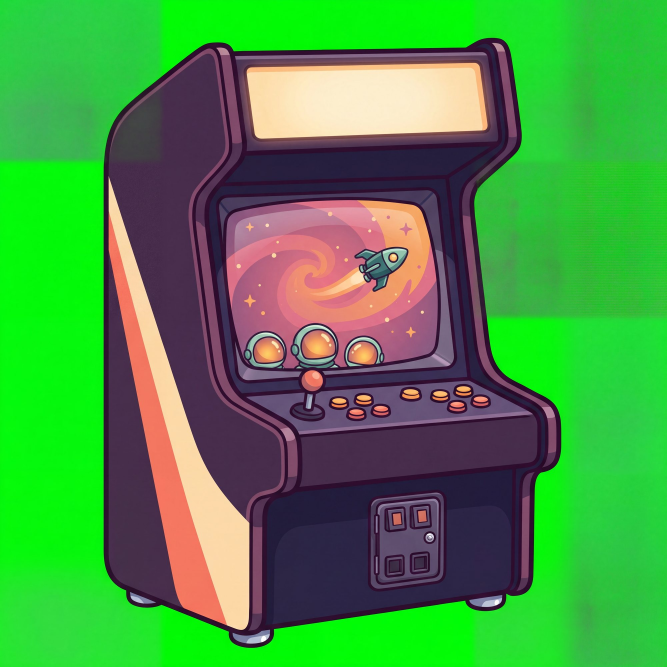
#> input picture art-jobs/refs/26_arcade_hd.jpg, 2000 x 2000 px, given in place of 26_ARCADE_HD.png, which was not available (shown at 1/3 size)
$ python arcade.py ../../../refs/26_arcade_hd.jpg
#> lines starting #> are read from the running program, lines starting #| are printed output that depends on the picture; after the words box and inside, x2 and y2 are one past the last pixel; in counts of white or black regions, pixels touching at a corner belong together; pictures that were not available may be replaced by others from this repository, and a replacement may not be noted
### art-jobs/out/O_brand_screens/src/common.py
"""Shared helpers for Job O: green keying, background plates, MAE and check images."""
import numpy as np
import cv2
from PIL import Image

ROOT = __import__("pathlib").Path(__file__).resolve().parents[4]
RAW = ROOT / "raw_originals"


def load(name):
#> called with name = '26_ARCADE_HD.png'
    return np.asarray(Image.open(RAW / name).convert("RGB")).astype(np.float32)


def gex(img):
    return img[..., 1] - np.maximum(img[..., 0], img[..., 2])


def bg_plate(img, thresh=80, scale=8, sigma=12):
    """Estimate the (uneven) green background everywhere, including behind the subject."""
    h, w = img.shape[:2]
    m = (gex(img) > thresh).astype(np.float32)
    small = cv2.resize(img * m[..., None], (w // scale, h // scale), interpolation=cv2.INTER_AREA)
    ms = cv2.resize(m, (w // scale, h // scale), interpolation=cv2.INTER_AREA)
    for s in (sigma, sigma * 3, sigma * 9):
        num = cv2.GaussianBlur(small, (0, 0), s)
        den = cv2.GaussianBlur(ms, (0, 0), s)[..., None]
        est = num / np.maximum(den, 1e-4)
        if s == sigma:
            out = est.copy(); ok = den[..., 0] > 0.05
        else:
            fill = (~ok) & (den[..., 0] > 0.02)
            out[fill] = est[fill]; ok |= fill
    return cv2.resize(out, (w, h), interpolation=cv2.INTER_LINEAR)


def key(img, plate=None, solid=12):
    """Return (alpha 0..1, unmixed RGB, plate). Alpha from green excess relative to the local plate."""
    if plate is None:
        plate = bg_plate(img)
    g = gex(img)
    gb = np.maximum(gex(plate), 60)
    a = np.clip((gb - g) / (gb - solid), 0, 1)
    a[g <= solid] = 1
    am = np.maximum(a, 1e-3)[..., None]
    fg = (img - (1 - am) * plate) / am
    fg = np.clip(fg, 0, 255)
    # despill: green may not exceed max(R,B)+small where partly transparent
    lim = np.maximum(fg[..., 0], fg[..., 2]) + 18
    edge = a < 0.98
    fg[..., 1] = np.where(edge, np.minimum(fg[..., 1], lim), fg[..., 1])
    return a, fg, plate


# [21 lines left out: functions mae, checks, not called in this run]

### art-jobs/out/O_brand_screens/src/arcade.py
"""26_ARCADE_HD.png -> arcade.svg (cabinet, marquee, screen, coin_door, controls) + standalone screen/marquee SVGs."""
import pathlib, sys
import numpy as np, cv2
from scipy import ndimage as ndi
sys.path.insert(0, str(pathlib.Path(__file__).parent))
from common import load, key
from tracer import trace_layer, mask_path, palette, svg_doc, hexc

OUT = pathlib.Path(__file__).resolve().parents[1]
DEBUG = "--debug" in sys.argv
S = 2
img_full = load("26_ARCADE_HD.png")
H, W = img_full.shape[:2]
#> H = 2000; W = 2000
a_full, fg_full, _ = key(img_full)
#> in bg_plate, `m = (gex(img) > thresh).astype(np.float32)`:
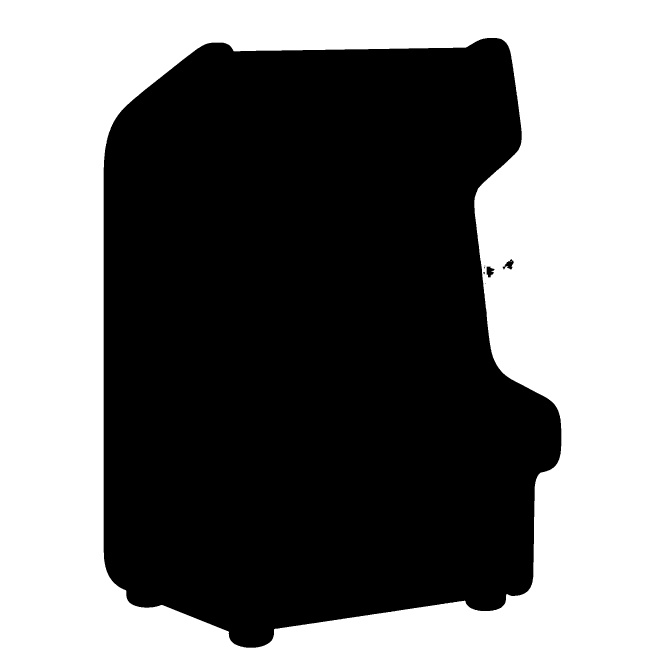
#> m: shape (2000, 2000) float32 (shown at 1/3 size); values 0 (black) and 1 (white), 48.4% white; 2 white regions (1 under 20 px), largest, box (x1, y1, x2, y2) and area: (0, 0, 2000, 2000) 1937282
#> after the loop in bg_plate, `for s in (sigma, sigma * 3, sigma * 9):`:
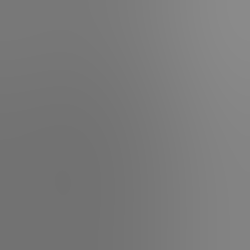
#> den: shape (250, 250, 1) float32; min 0.447, max 0.545, mean 0.48
#> after the loop in bg_plate, `for s in (sigma, sigma * 3, sigma * 9):`: ok: shape (250, 250) bool; every value is 1
#> after the loop in bg_plate, `for s in (sigma, sigma * 3, sigma * 9):`:
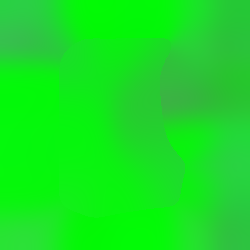
#> out: shape (250, 250, 3) float32; mean R, G, B 23.3, 226.8, 33.1
#> in key, `edge = a < 0.98`: edge: shape (2000, 2000) bool; 48.8% white; 49 white regions (28 under 20 px), largest, box (x1, y1, x2, y2) and area: (0, 0, 2000, 2000) 1944975, (1149, 747, 1219, 803) 1433, (886, 976, 987, 1042) 1068
img = cv2.resize(fg_full, (W // S, H // S), interpolation=cv2.INTER_AREA)
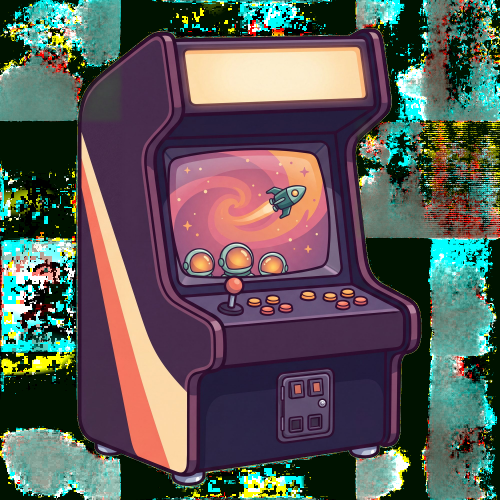
#> img: shape (1000, 1000, 3) float32 (shown at 1/2 size); mean R, G, B 90.9, 90.7, 88.4
raw = cv2.resize(img_full, (W // S, H // S), interpolation=cv2.INTER_AREA)
alpha = cv2.resize(a_full, (W // S, H // S), interpolation=cv2.INTER_AREA)
h, w = alpha.shape
#> h = 1000; w = 1000
raw_gex = raw[..., 1] - np.maximum(raw[..., 0], raw[..., 2])
solid = (alpha > 0.5) & (raw_gex < 25)
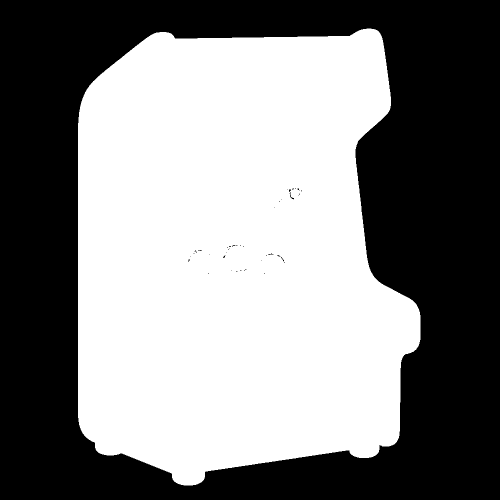
#> solid: shape (1000, 1000) bool (shown at 1/2 size); 51.4% white; 43 black regions (41 under 20 px), largest, box (x1, y1, x2, y2) and area: (0, 0, 1000, 1000) 486016, (578, 379, 588, 399) 41
solid = ndi.binary_fill_holes(cv2.morphologyEx(solid.astype(np.uint8), cv2.MORPH_OPEN, np.ones((3, 3), np.uint8)))
#> solid: shape (1000, 1000) bool; 51.4% white; 1 black region, box (x1, y1, x2, y2) and area: (0, 0, 1000, 1000) 486016
n, lab, st, _ = cv2.connectedComponentsWithStats(solid.astype(np.uint8))
#> n = 2; st = [[0, 0, 1000, 1000, 486016], [156, 57, 685, 914, 513984]]
solid = np.isin(lab, [i for i in range(1, n) if st[i, cv2.CC_STAT_AREA] > 400])
lum = img @ np.array([0.3, 0.59, 0.11])
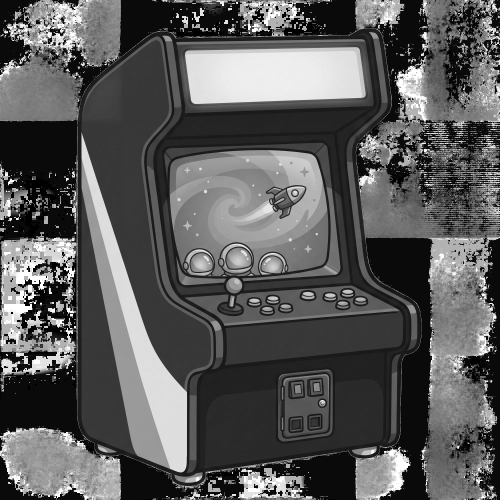
#> lum: shape (1000, 1000) float64 (shown at 1/2 size); min 0, max 255, mean 90.5
ker = lambda r: cv2.getStructuringElement(cv2.MORPH_ELLIPSE, (2 * r + 1, 2 * r + 1))
yy, xx = np.mgrid[:h, :w] * S


def seed_region(sx, sy, dark=55, hull=True):
    """Non-outline component containing a seed (source px), optionally its convex hull."""
    m = (solid & (lum > dark)).astype(np.uint8)
    _, l = cv2.connectedComponents(m, connectivity=4)
    r = l == l[sy // S, sx // S]
    if hull:
        cs, _ = cv2.findContours(r.astype(np.uint8), cv2.RETR_EXTERNAL, cv2.CHAIN_APPROX_SIMPLE)
        hm = np.zeros_like(m); cv2.fillPoly(hm, [cv2.convexHull(np.vstack(cs))], 1)
        r = hm.astype(bool)
    return r & solid


marquee = seed_region(2226, 615)
#> in seed_region, `m = (solid & (lum > dark)).astype(np.uint8)`: m: shape (1000, 1000); values 0 (black) and 1 (white), 34.5% white; 171 white regions (88 under 20 px), largest, box (x1, y1, x2, y2) and area: (163, 73, 427, 945) 134670, (339, 300, 657, 553) 61352, (352, 78, 747, 226) 52169
#> in seed_region, `_, l = cv2.connectedComponents(m, connectivity=4)`:
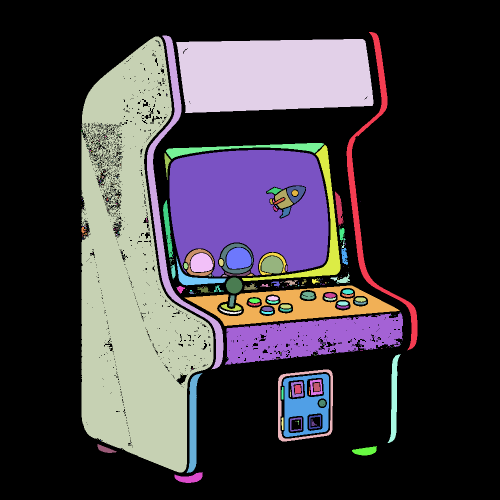
#> l: shape (1000, 1000) int32 (shown at 1/2 size); 382 distinct labels, from 0 to 381; one colour per label, 0 black
#> (the run stopped early here; a loop or call above may not have finished)

$ run again, with art-jobs/refs/01_galley.jpg copied over art-jobs/refs/26_arcade_hd.jpg
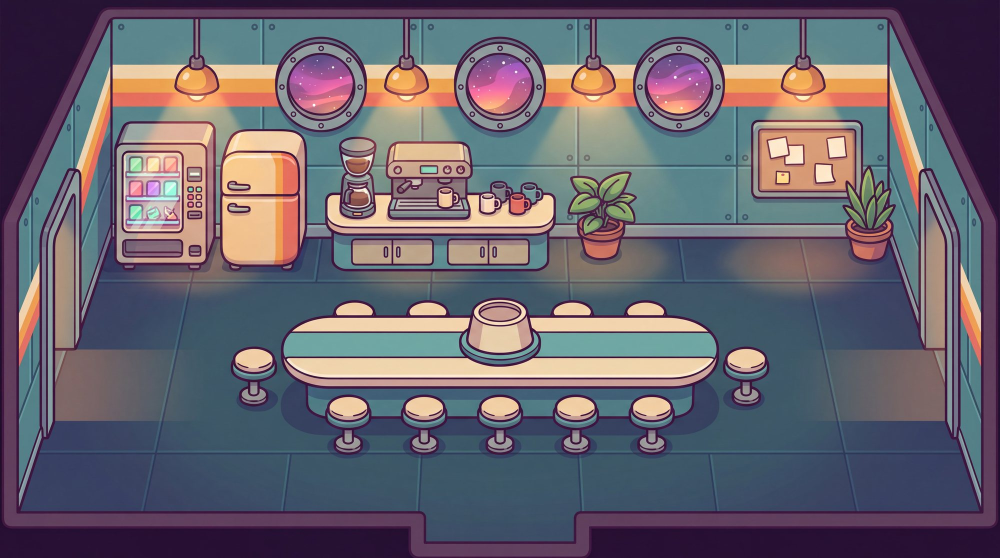
#> input picture art-jobs/refs/01_galley.jpg, 2000 x 1116 px, given in place of 26_ARCADE_HD.png, which was not available (shown at 1/2 size)
#> small: shape (139, 250, 3) float32; every value is 0
#> ms: shape (139, 250) float32; every value is 0
#> gb: shape (1116, 2000) float32; every value is 60
#> in key, `edge = a < 0.98`:
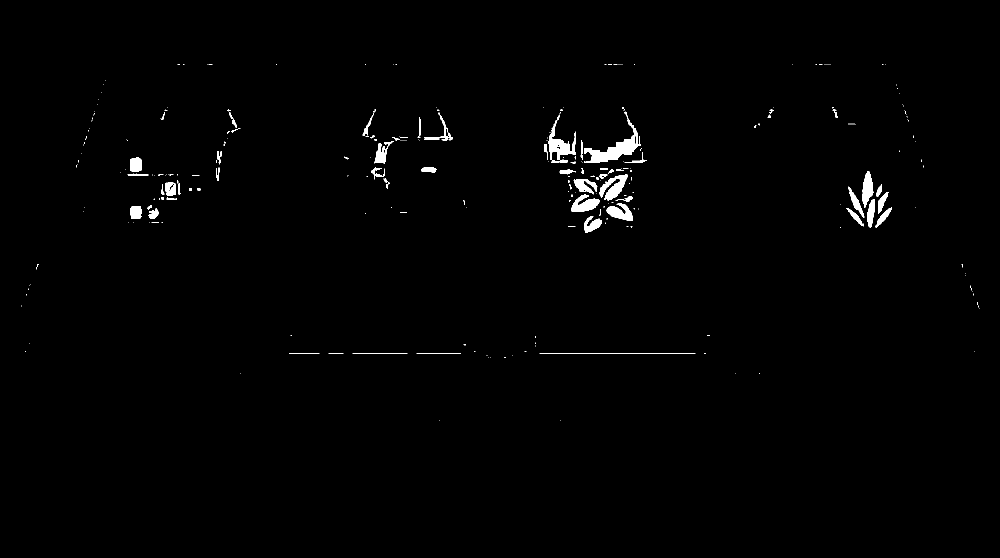
#> edge: shape (1116, 2000) bool (shown at 1/2 size); 0.94% white; 297 white regions (227 under 20 px), largest, box (x1, y1, x2, y2) and area: (1168, 223, 1282, 326) 2932, (1096, 230, 1152, 320) 1653, (1199, 349, 1255, 401) 1427
#> lab: shape (558, 1000) int32; every value is 1
#> n = 2; st = [[-1, 2147483647, 0, 0, 0], [0, 0, 1000, 558, 558000]]
#> in seed_region, `_, l = cv2.connectedComponents(m, connectivity=4)`:
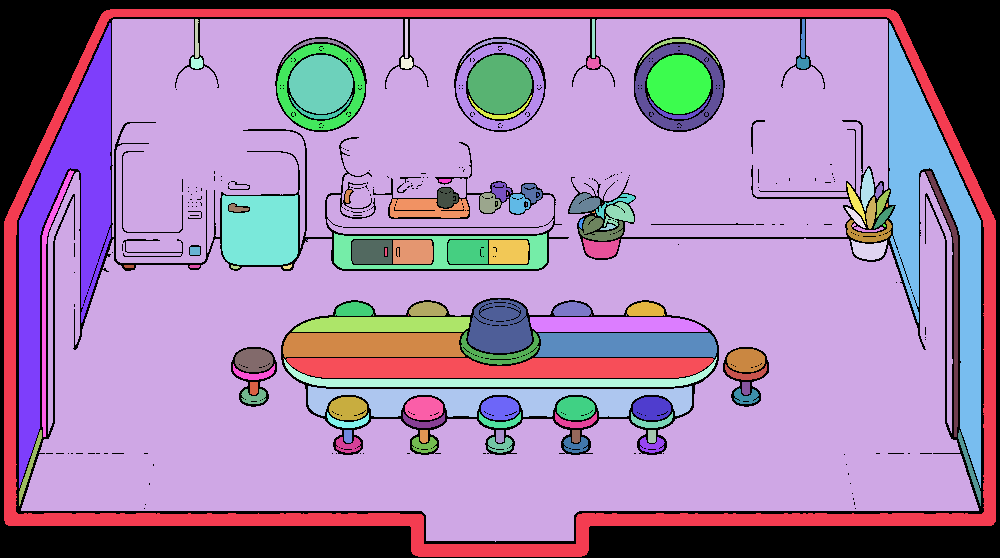
#> l: shape (558, 1000) int32; 138 distinct labels, from 0 to 137; one colour per label, 0 black
